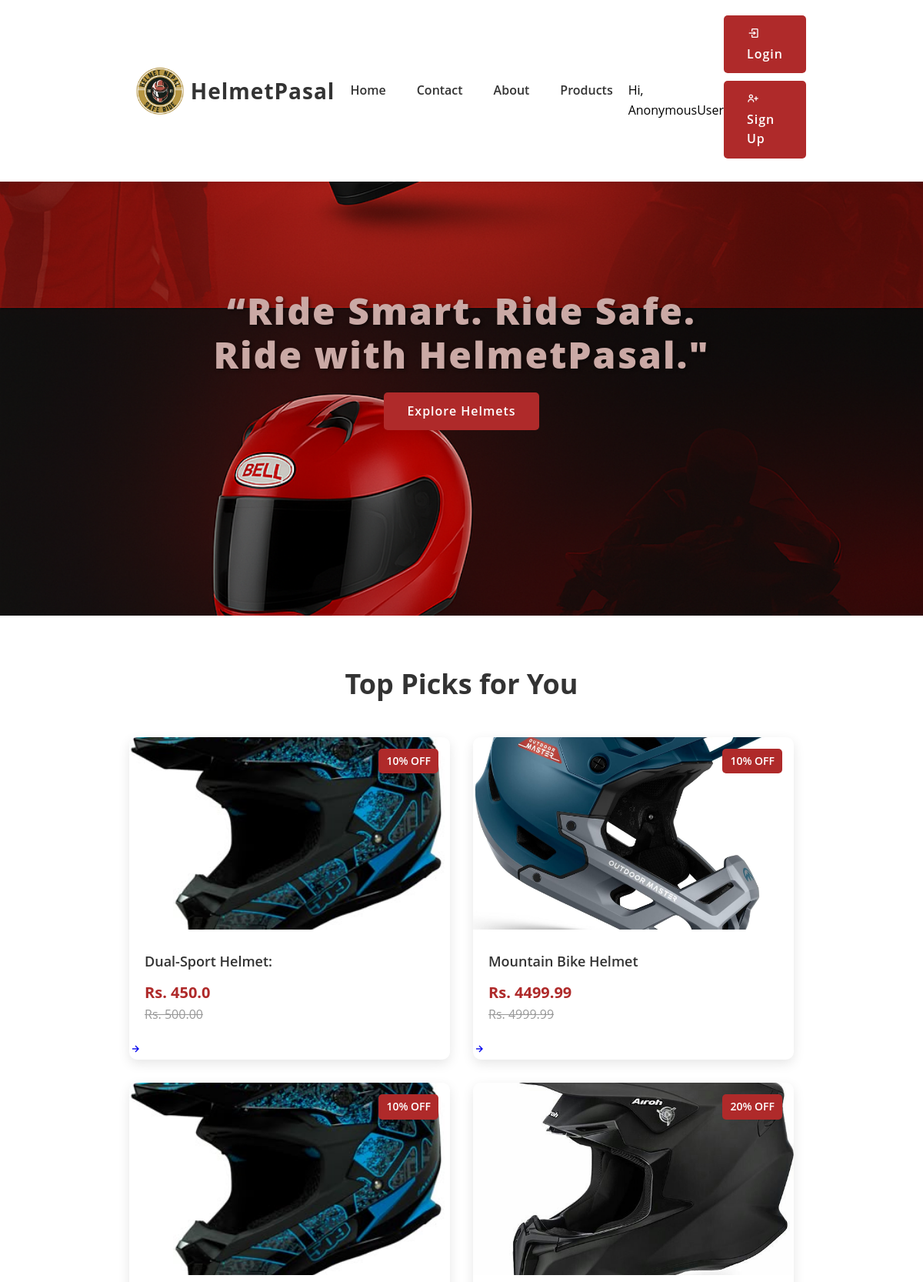
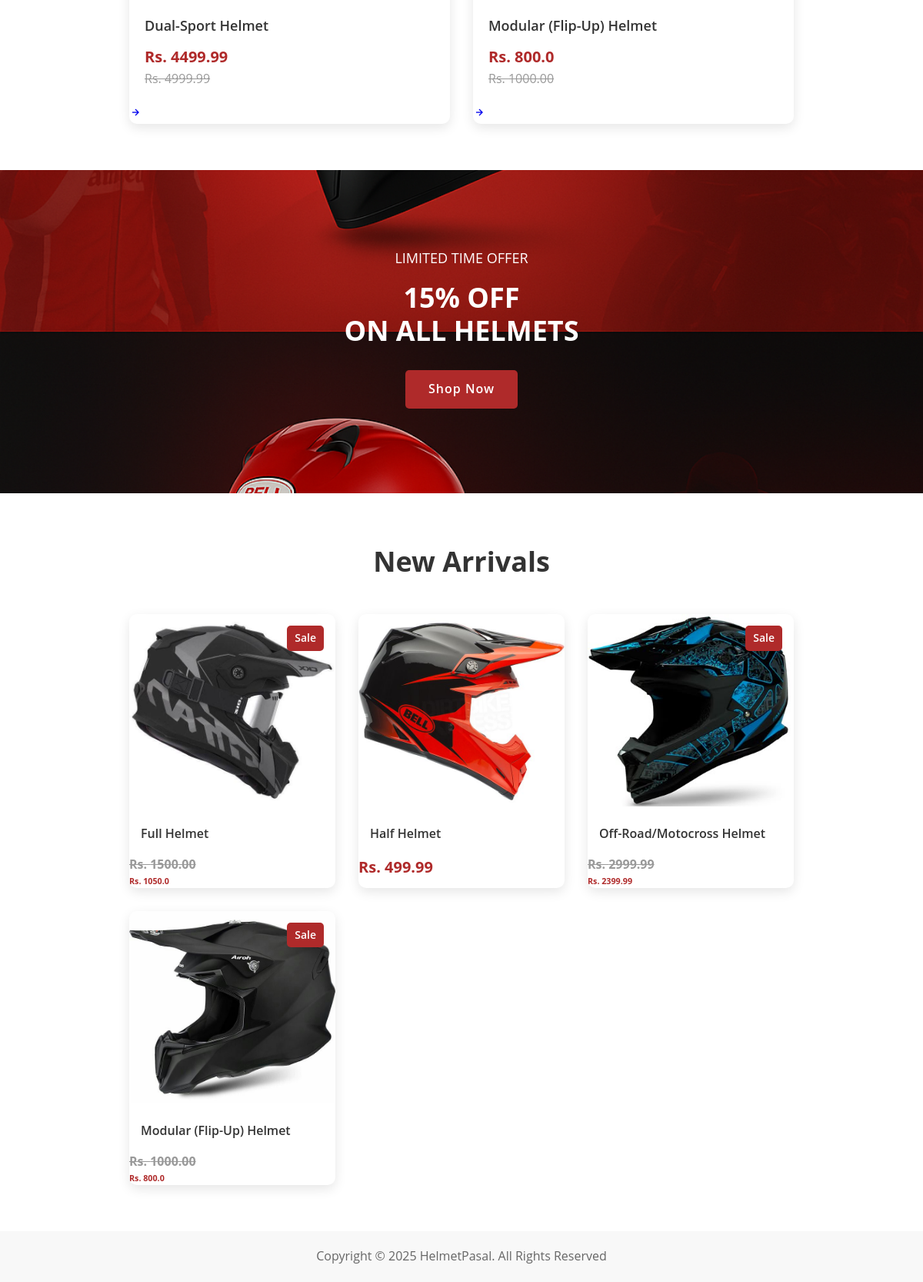
The page / on the database its author committed (2 pictures, top to bottom).
### myApp/models.py (models this page shows, shortened)
class Product(models.Model):
    CATEGORY_CHOICES = [
        ('full_face', 'Full Face Helmet'),
        ('half_face', 'Half Face Helmet'),
        ('modular', 'Modular Helmet'),
        ('open_face', 'Open Face Helmet'),
        ('sports', 'Sports Helmet'),
        ('motorcross', 'Motocross Helmet'),
        ('visor', 'Helmet Visor'),
        ('accessories', 'Helmet Accessories'),
        ('racing', 'Racing Helmet'),
        ('cruiser', 'Cruiser Helmet'),
        ('scooter', 'Scooter Helmet'),
        ('kids', 'Kids Helmet'),
    ]
    name = models.CharField(max_length=200)
    description = models.TextField()
    price = models.DecimalField(max_digits=10, decimal_places=2)
    category = models.CharField(max_length=50, choices=CATEGORY_CHOICES)
    image = models.FileField(upload_to='products/', blank=True, null=True)
    is_featured = models.BooleanField(default=False)
    is_new_arrival = models.BooleanField(default=False)
    discount_price = models.DecimalField(max_digits=10, decimal_places=2, blank=True, null=True)
    created_at = models.DateTimeField(auto_now_add=True)
    @property
    def get_discounted_price(self):
        if self.discount_price:
            return round(float(self.price) - (float(self.price) * (float(self.discount_price) / 100)), 2)
        return self.price
    def get_discount_percentage(self):
        if self.discount_price:
            return int(self.discount_price)
        return 0

### myApp/views.py (the view)
# urls.py: path('', views.index, name='index'),
def index(request):
    featured_products = Product.objects.filter(is_featured=True)[:4]  # Get 4 featured products
    new_arrivals = Product.objects.order_by('-created_at')[:4]  # Get 4 newest products
    context = {
        'featured_products': featured_products,
        'new_arrivals': new_arrivals,
    }
    return render(request, 'index.html', context)

### templates/index.html (shortened to what this page needs)
{% load static %}
<!DOCTYPE html>
<html lang="en">
<head>
    <link rel="stylesheet" href="{% static 'style.css' %}">
    <link rel="stylesheet" href="https://unpkg.com/boxicons@latest/css/boxicons.min.css">
</head>
<body>
    <header>
        <img src="{% static 'image/logo.png' %}" alt="Helmet Pasal Logo" width="80" height="80" >
        <a href="#" class="logo">HelmetPasal</a>
        <ul class="navlist">
            <li><a href="#home">Home</a></li>
            <li><a href="{% url 'contact' %}">Contact</a></li>
            <li><a href="{% url 'about' %}">About</a></li>
            <li><a href="{% url 'products' %}">Products</a></li>
        </ul>
        <div class="header-icon">
            <a href="{% url 'cart' %}"></a>
            <p style="color: black">Hi, {{ request.user }}</p>
        </div>
        <div class="nav-button">
            {% if user.is_authenticated %}
                <a href="{% url 'logout' %}" class="btn"><i class='bx bx-log-out'></i> Logout</a>
            {% else %}
                <a href="{% url 'login' %}" class="btn"><i class='bx bx-log-in'></i> Login</a>
                <a href="{% url 'signup' %}" class="btn"><i class='bx bx-user-plus'></i> Sign Up</a>
            {% endif %}
        </div>
    </header>
    <section class="homes" id="home">
        <div class="home-text">
            <h1>“Ride Smart. Ride Safe. Ride with HelmetPasal."</h1>
            <a href="#featured" class="btn">Explore Helmets</a>
        </div>
    </section>
    <section class="featured" id="featured">
        <div class="center-text">
            <h2>Top Picks for You</h2>
        </div>
        <div class="featured-content">
            {% for product in featured_products %}
            <div class="row">
                {% if product.image %}
                <img src="{{ product.image.url }}" alt="{{ product.name }}">
                {% if product.discount_price %}
                <span class="discount-badge">{{ product.get_discount_percentage }}% OFF</span>
                {% endif %}
                {% else %}
                <div class="no-image">No Image Available</div>
                {% endif %}
                <div class="fea-text">
                    <h5>{{ product.name }}</h5>
                    <div class="price-container">
                        {% if product.discount_price %}
                            <p class="price">Rs. {{ product.get_discounted_price }}</p>
                            <p class="original-price">Rs. {{ product.price }}</p>
                        {% else %}
                            <p class="price">Rs. {{ product.price }}</p>
                        {% endif %}
                    </div>
                </div>
                <div class="arrow">
                    <a href="{% url 'product_detail' product.id %}"><i class='bx bx-right-arrow-alt'></i></a>
                </div>
            </div>
            {% empty %}
            <div class="no-product">
                <p>No featured products available.</p>
            </div>
            {% endfor %}
        </div>
    </section>
    <section class="cta">
        <div class="cta-text">
            <h6>LIMITED TIME OFFER</h6>
            <h4>15% OFF<br> ON ALL HELMETS</h4>
            <a href="{% url 'products' %}" class="btn">Shop Now</a>
        </div>
    </section>
    <section class="new" id="new">
        <div class="center-text">
            <h2>New Arrivals</h2>
        </div>
        <div class="new-content">
            {% for product in new_arrivals %}
            <div class="box">
                <a href="{% url 'product_detail' product.id %}">
                {% if product.image %}
                <img src="{{ product.image.url }}" alt="{{ product.name }}">
                {% if product.discount_price %}
                <div class="sale">Sale</div>
                {% endif %}
                {% else %}
                <div class="no-image">No Image Available</div>
                {% endif %}
                </a>
                <div class="product-info">
                    <h5>{{ product.name }}</h5>
                    <div class="price-info">
                        {% if product.discount_price %}
                            <h6 class="original-price">Rs. {{ product.price }}</h6>
                            <h6 class="offer-price">Rs. {{ product.get_discounted_price }}</h6>
                        {% else %}
                            <h6 class="price">Rs. {{ product.price }}</h6>
                        {% endif %}
                    </div>
                </div>
            </div>
            {% empty %}
            <div class="no-product">
                <p>No new arrivals available.</p>
            </div>
            {% endfor %}
        </div>
    </section>
    <div class="last-text">
        <p>Copyright © 2025 HelmetPasal. All Rights Reserved</p>
    </div>
</body>
</html>

### static/style.css (style rules this page uses)
:root { --bg-color: #ffffff; --text-color: #333333; --main-color: #af2a2a; --normal-font: 16px; --h3-font: 24px; }
* { margin: 0; padding: 0; box-sizing: border-box; font-family: "Open Sans", sans-serif; list-style: none; text-decoration: none; scroll-behavior: smooth; }
body { background: var(--bg-color); color: var(--text-color); line-height: 1.6; }
header { width: 100%; position: fixed; top: 0; right: 0; z-index: 1000; display: flex; align-items: center; justify-content: space-between; background: white; padding: 20px 14%; box-shadow: 0 2px 10px rgba(0, 0, 0, 0.1); transition: all 0.35s ease; }
.logo { font-size: 28px; font-weight: 700; letter-spacing: 1px; color: var(--text-color); }
.navlist { display: flex; }
.navlist a { color: var(--text-color); font-weight: 600; padding: 10px 20px; font-size: var(--normal-font); transition: all 0.3s ease; }
.homes { background: url("/static/image/hero.png") no-repeat center center/cover; min-height: 100vh; display: flex; align-items: center; justify-content: center; color: white; text-align: center; padding: 0 20%; }
.home-text { margin-top: 20%; }
.home-text h1 { font-size: 48px; font-weight: 800; line-height: 1.2; letter-spacing: 2px; margin-bottom: 20px; color: rgb(202, 169, 165); text-shadow: 2px 2px 4px rgba(0, 0, 0, 0.5); }
.btn { display: inline-block; padding: 12px 30px; background: var(--main-color); color: white; font-size: 16px; letter-spacing: 1px; font-weight: 600; border-radius: 5px; margin-bottom: 10px; transition: all 0.3s ease; }
.center-text { text-align: center; margin: 60px 0 40px; }
.center-text h2 { font-size: 36px; font-weight: 700; color: #333; }
.featured-content { display: grid; grid-template-columns: repeat(auto-fit, minmax(300px, 1fr)); gap: 30px; padding: 0 14%; }
.row { position: relative; background: white; border-radius: 10px; overflow: hidden; box-shadow: 0 5px 15px rgba(0, 0, 0, 0.1); transition: all 0.3s ease; }
.row img { width: 100%; height: 250px; object-fit: cover; }
.fea-text { padding: 20px; }
.fea-text h5 { font-size: 18px; font-weight: 600; margin-bottom: 10px; color: #333; }
.price { font-size: 20px; font-weight: 700; color: var(--main-color); }
.original-price { font-size: 16px; text-decoration: line-through; color: #999; }
.discount-badge { position: absolute; top: 15px; right: 15px; background: var(--main-color); color: white; padding: 5px 10px; border-radius: 5px; font-size: 14px; font-weight: 600; }
.cta { background: url("/static/image/hero.png") no-repeat; background-size: cover; background-position: center; padding: 100px 14%; text-align: center; margin: 60px 0; }
.cta-text h6 { font-size: 18px; font-weight: 500; color: white; margin-bottom: 15px; }
.cta-text h4 { font-size: 36px; line-height: 1.2; color: white; margin-bottom: 30px; }
.new-content { display: grid; grid-template-columns: repeat(auto-fit, minmax(250px, 1fr)); gap: 30px; padding: 0 14%; margin-bottom: 60px; }
.box { position: relative; background: white; border-radius: 10px; overflow: hidden; box-shadow: 0 5px 15px rgba(0, 0, 0, 0.1); transition: all 0.3s ease; }
.box img { width: 100%; height: 250px; object-fit: cover; }
.box h5 { font-size: 16px; font-weight: 600; padding: 15px; margin: 0; }
.offer-price { color: var(--main-color); font-weight: 700; }
.sale { position: absolute; top: 15px; right: 15px; background: var(--main-color); color: white; padding: 5px 10px; border-radius: 5px; font-size: 14px; font-weight: 600; }
.last-text { text-align: center; padding: 20px; background: #f8f8f8; color: #666; }

### rows shown on the page
Product: image (picture), get_discount_percentage "10", name "Dual-Sport Helmet:", get_discounted_price "450.0", price "500.00"
Product: image (picture), get_discount_percentage "10", name "Mountain Bike Helmet", get_discounted_price "4499.99", price "4999.99"
Product: image (picture), get_discount_percentage "10", name "Dual-Sport Helmet", get_discounted_price "4499.99", price "4999.99"
Product: image (picture), get_discount_percentage "20", name "Modular (Flip-Up) Helmet", get_discounted_price "800.0", price "1000.00", shows "Sale"
Product: image (picture), shows "Sale", name "Full Helmet", price "1500.00", get_discounted_price "1050.0"
Product: image (picture), name "Half Helmet", price "499.99"
Product: image (picture), shows "Sale", name "Off-Road/Motocross Helmet", price "2999.99", get_discounted_price "2399.99"

### other values the page prints
{{ request.user }} "AnonymousUser"
